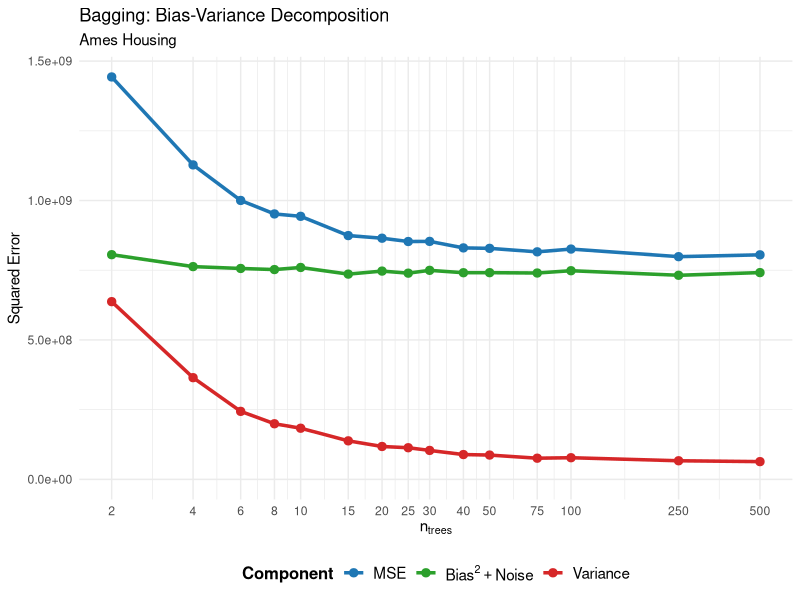

Reproduce this figure in R.
library(ggplot2)
library(dplyr)
library(tidyr)

# Data from your bagging table
bagging_results <- data.frame(
  n_trees = c(2, 4, 6, 8, 10, 15, 20, 25, 30, 40, 50, 75, 100, 250, 500),
  Bias2_Noise = c(805794765, 763020689, 756373243, 752435371, 759921936, 
                  736082275, 746951631, 739519427, 749650763, 
                  741108542, 741291729, 740049554, 748280505, 731938643, 741563629),
  Variance = c(637369121, 364741959, 243897140, 199455429, 183442470, 
               138183732, 117930415, 113488322, 103795850, 
               88999055, 87194755, 75922388, 77653702, 66749169, 63677935),
  MSE = c(1443163886, 1127762648, 1000270382, 951890800, 943364406, 
          874266007, 864882046, 853007749, 853446613, 
          830107597, 828486484, 815971941, 825934207, 798687812, 805241564)
)

# Reshape data for plotting
plot_data <- bagging_results %>%
  select(n_trees, MSE, Bias2_Noise, Variance) %>%
  pivot_longer(cols = c(MSE, Bias2_Noise, Variance),
               names_to = "Component",
               values_to = "Error")

# Order the components for consistent legend
plot_data$Component <- factor(plot_data$Component, 
                              levels = c("MSE", "Bias2_Noise", "Variance"))

# Create the plot
p <- ggplot(plot_data, aes(x = n_trees, y = Error, color = Component, group = Component)) +
  geom_line(size = 1.2) +
  geom_point(size = 2.5) +
  scale_x_continuous(trans = "log10", 
                     breaks = c(2, 4, 6, 8, 10, 15, 20, 25, 30, 40, 50, 75, 100, 250, 500)) +
  scale_y_continuous(limits = c(0, NA)) +
  scale_color_manual(
    name = "Component",
    values = c("MSE" = "#1f77b4", "Bias2_Noise" = "#2ca02c", "Variance" = "#d62728"),
    labels = c(
      "MSE" = "MSE",
      "Bias2_Noise" = expression(Bias^2 + Noise),
      "Variance" = "Variance"
    )
  ) +
  labs(
    title = "Bagging: Bias-Variance Decomposition",
    subtitle = "Ames Housing",
    x = expression(n[trees]),
    y = "Squared Error"
  ) +
  theme_minimal() +
  theme(
    legend.position = "bottom",
    legend.text = element_text(size = 11),
    legend.title = element_text(size = 12, face = "bold")
  )

# Display the plot
print(p)
